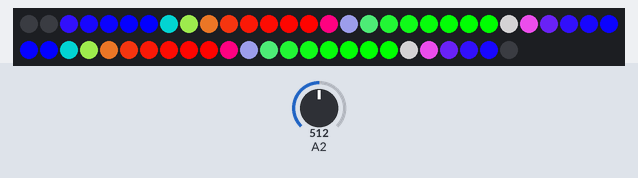
Simulated run of this sketch. Board: Arduino Uno, built with avr-gcc and run on an emulated ATmega328P. On the bench: 55 RGB LEDs in strip order, left to right, continuing on the next row. Wiring (inferred from the names in the program): WS2801 LEDs: data pin 11; clock pin 13. The inputs (shaded band) are chosen by the test bench; at power-on: A2 = 512. Random numbers use the default seed unless the sketch sets one; what the sketch prints to the serial monitor is not drawn.

Above: at 1.6 s.
1.7 s: A2 set to 716
At 4.3 s:
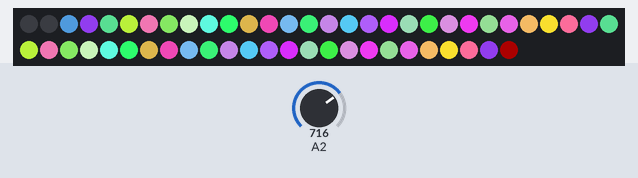
4.8 s: A2 set to 511
At 6.9 s:
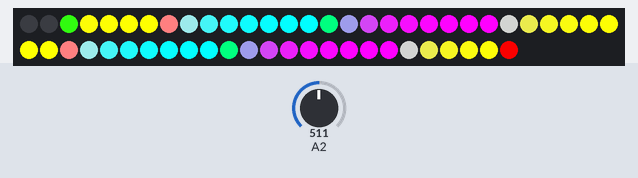
7.3 s: A2 set to 306
At 9.4 s:
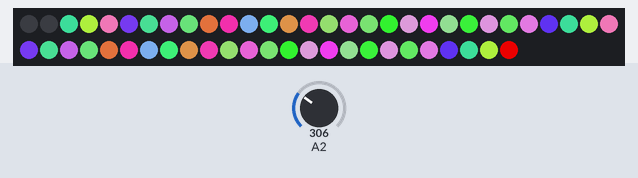
9.7 s: A2 set to 40
At 11.9 s:
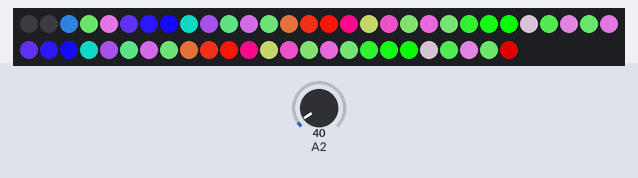
12.2 s: A2 set to 0
At 14.7 s:
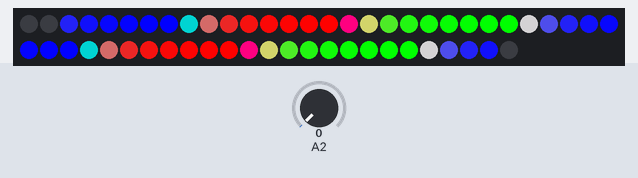
Timing chart, 0 to 15.7 s (numbered marks = the images above; inputs shaded):
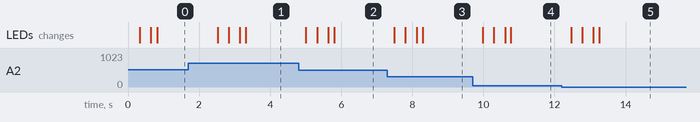

The sketch:

trickle.ino
```cpp
// (licence header left out)
#define DATA_PIN (11)
#define CLOCK_PIN (13)

#define LIGHT_COUNT (50)

uint32_t pixels[LIGHT_COUNT];

#define pinModeFast(x, y) pinMode(x, y)
#define digitalWriteFast(x, y) digitalWrite(x, y)

void setup() {
  Serial.begin(9600);
  Serial.write("Set up!!!");
  pinModeFast(DATA_PIN, OUTPUT);
  pinModeFast(CLOCK_PIN, OUTPUT);
  digitalWriteFast(DATA_PIN, LOW);
  digitalWriteFast(CLOCK_PIN, LOW);
}

static void set_pixel(uint8_t index, uint32_t color) {
  pixels[index] = color & 0x00FFFFFF;
}

static void set_pixel_rgb(uint8_t index, uint32_t r, uint32_t g, uint32_t b) {
  set_pixel(index, r | (g << 8) | (b << 16));
}

static void toggle_clock() {
  digitalWriteFast(CLOCK_PIN, HIGH);
  digitalWriteFast(CLOCK_PIN, LOW);
}

static void write_pixel(uint8_t i) {
  const uint32_t MASK = ((uint32_t)(1) << 24);
  uint32_t p = pixels[i] | MASK;
  int j = 25;
  while (j--) {
    digitalWriteFast(DATA_PIN, (p & MASK) ? HIGH : LOW);
    toggle_clock();
    p <<= 1;
  }
}

static void write_blank_pixel() {
  int j = 25;
  while (j--) {
    digitalWriteFast(DATA_PIN, 0);
    toggle_clock();
  }
}

static void show() {
  digitalWriteFast(DATA_PIN, LOW);
  for (int i = 0; i < 50; i++) {
    toggle_clock();
  }
  for (int i = 0; i < LIGHT_COUNT; ++i) {
    write_pixel(i);
  }
  write_blank_pixel();
  delay(1);
}

static void solid_color(uint32_t color) {
  for (int i = 0; i < LIGHT_COUNT; ++i) {
    set_pixel(i, color);
  }
}

static uint32_t simple_color(uint8_t color) {
  switch (color) {
  case 0:
    return 0x00ff0000;
  case 1:
    return 0x0000ff00;
  case 2:
    return 0x000000ff;
  case 3:
    return 0x00ffff00;
  case 4:
    return 0x00ff00ff;
  case 5:
    return 0x0000ffff;
  case 6:
    return 0x00ffffff;
  default:
    return 0x00330000;
  }
}

static uint32_t blue_color(uint8_t color) {
  switch (color) {
  case 0:
    return 0x004682B4;
  case 1:
    return 0x004682B4;
  case 2:
    return 0x00B0C4DE;
  case 3:
    return 0x00B0E0E6;
  case 4:
    return 0x00ff00ff;
  case 5:
    return 0x0087CEEB;
  case 6:
    return 0x0087CEFA;
  default:
    return 0x0000BFFF;
  }
}

static uint32_t rand_color() {
  return simple_color(rand() % 7);
}

static uint32_t rand_color_except(uint32_t color) {
  uint32_t result_color;
  do {
    result_color = simple_color(rand() % 7);
  } while (result_color == color);
  return result_color;
}

static uint32_t get_dimmer_mask(uint32_t value) {
  return value | (value << 8) | (value << 16);
}

static void scroll(int8_t delta) {
  size_t bytes_to_move = (LIGHT_COUNT - delta) * sizeof(uint32_t);
  if (delta > 0) {
    memmove(&pixels[delta], &pixels[0], bytes_to_move);
  } else {
    memmove(&pixels[0], &pixels[-delta], bytes_to_move);
  }
}

static void wipe(uint8_t delay_msec) {
  for (int i = 0; i < LIGHT_COUNT; ++i) {
    scroll(1);
    set_pixel(0, 0);
    show();
    delay(delay_msec);
  }
}

String getHex(int num) {
      char tmp[16];
      char format[128];

//      sprintf(format, "0x%%.%dX", precision);
      sprintf(format, "%%.%dX", 2);

      sprintf(tmp, format, num);
      Serial.println(tmp);
      return String(tmp);
}

void loop() {
  uint32_t color = 0;
    int val1 = analogRead(2) / 4;
//    solid_color(val1);
//    show();
    for (uint8_t jj= 0; jj <50; ++jj){
      set_pixel_rgb(jj, val1,255-val1,val1);
      show();
    }

}
```

Measured:
- after the input at 1.7 s, the LEDs: first change after 0.82 s (image 1 shows a later state)
- after the input at 4.8 s, the LEDs: first change after 0.21 s (image 2 shows a later state)
- after the input at 7.3 s, the LEDs: first change after 0.19 s (image 3 shows a later state)
- after the input at 9.7 s, the LEDs: first change after 0.28 s (image 4 shows a later state)
- after the input at 12.2 s, the LEDs: first change after 0.27 s (image 5 shows a later state)
